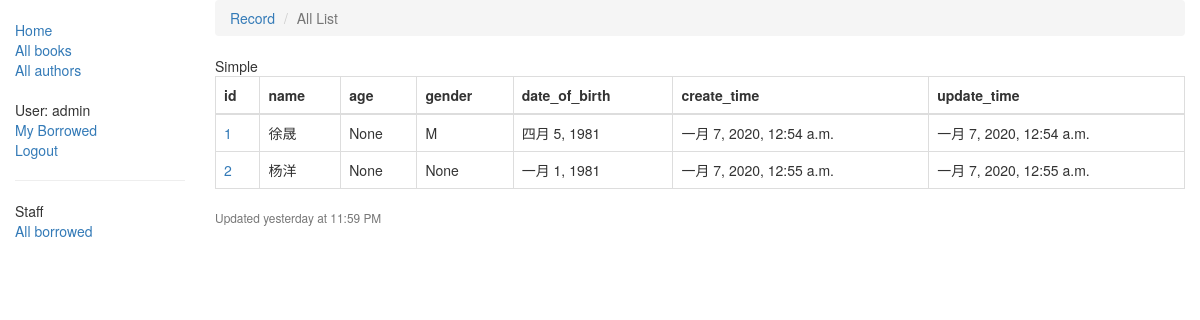
The page /demo/records/ (signed in) on the database its author committed.
### demo/models.py (models this page shows, shortened)
class Record(models.Model):
    name = models.CharField('Name', max_length=50, null=False, blank=False)
    age = models.IntegerField('Age', null=True, blank=True)
    gender = models.CharField('Gender', max_length=1, null=True, blank=True, choices=(
        ('M', 'Male'),
        ('F', 'Female'),
    ))
    date_of_birth = models.DateField('DOB', null=False, blank=False, default=datetime.datetime(1981, 1, 1))
    create_time = models.DateTimeField('CreateTime', auto_now_add=True)
    update_time = models.DateTimeField('UpdateTime', auto_now=True)
    class Meta:
        verbose_name = 'Record'
        verbose_name_plural = 'Records'

### demo/views.py (the view)
# urls.py: path('records/', views.RecordListView.as_view(), name='records'),
class RecordListView(LoginRequiredMixin, ListView):
    model = Record

### demo/templates/demo/record_list.html (shortened to what this page needs)
{% extends "base_generic.html" %}
{% block content %}
<ol class="breadcrumb">
    <li class="breadcrumb-item">
        <a href="#">Record</a>
    </li>
    <li class="breadcrumb-item active">All List</li>
</ol>
<div class="card mb-3">
    <div class="card-header">
        Simple
    </div>
    <div class="card-body">
        <div class="table-responsive">
            <table class="table table-bordered" id="dataTable" width="100%" cellspacing="0">
                <thead>
                    <tr>
                        <th>id</th>
                        <th>name</th>
                        <th>age</th>
                        <th>gender</th>
                        <th>date_of_birth</th>
                        <th>create_time</th>
                        <th>update_time</th>
                    </tr>
                </thead>
                <tbody>
                {% for obj in object_list %}
                    <tr>
                        <td><a href="{% url 'demo:record-detail' obj.pk %}">{{ obj.pk }}</a></td>
                        <td>{{ obj.name }}</td>
                        <td>{{ obj.age }}</td>
                        <td>{{ obj.gender }}</td>
                        <td>{{ obj.date_of_birth }}</td>
                        <td>{{ obj.create_time }}</td>
                        <td>{{ obj.update_time }}</td>
                    </tr>
                {% endfor %}
                </tbody>
            </table>
        </div>
    </div>
    <div class="card-footer small text-muted">Updated yesterday at 11:59 PM</div>
</div>
{% endblock %}

### catalog/templates/base_generic.html (shortened to what this page needs)
{% load static %}
<!DOCTYPE html>
<html lang="en">
<head>
    <link rel="stylesheet" href="{% static 'bootstrap-4.4.1-dist/css/bootstrap.min.css' %}">
    <link rel="stylesheet" href="{% static 'css/styles.css' %}">
</head>
<body>
<div class="container-fluid">
    <div class="row">
        <div class="col-sm-2">
            {% block sidebar %}
            <ul class="sidebar-nav">
                <li><a href="{% url 'catalog:index' %}">Home</a></li>
                <li><a href="{% url 'catalog:books' %}">All books</a></li>
                <li><a href="{% url 'catalog:authors' %}">All authors</a></li>
            </ul>
            <ul class="sidebar-nav">
                {% if user.is_authenticated %}
                <li>User: {{ user.get_username }}</li>
                <li><a href="{% url 'catalog:my-borrowed' %}">My Borrowed</a></li>
                <li><a href="{% url 'logout' %}?next={{ request.path }}">Logout</a></li>
                {% else %}
                <li><a href="{% url 'login' %}?next={{ request.path }}">Login</a></li>
                {% endif %}
            </ul>
            {% if user.is_staff %}
            <hr/>
            <ul class="sidebar-nav">
                <li>Staff</li>
                {% if perms.catalog.can_mark_returned %}
                <li><a href="{% url 'catalog:all-borrowed' %}">All borrowed</a></li>
                {% endif %}
            </ul>
            {% endif %}
            {% endblock %}
        </div>
        <div class="col-sm-10 ">{% block content %}{% endblock %}
        </div>
    </div>
</div>
</body>
</html>

### catalog/static/css/styles.css (style rules this page uses)
.sidebar-nav { margin-top: 20px; padding: 0; list-style: none; }

### rows shown on the page
Record: pk "1", name "徐晟", age "None", gender "M", date_of_birth "四月 5, 1981", create_time "一月 7, 2020, 12:54 a.m.", update_time "一月 7, 2020, 12:54 a.m."
Record: pk "2", name "杨洋", age "None", gender "None", date_of_birth "一月 1, 1981", create_time "一月 7, 2020, 12:55 a.m.", update_time "一月 7, 2020, 12:55 a.m."

### other values the page prints
{{ user.get_username }} "admin"
